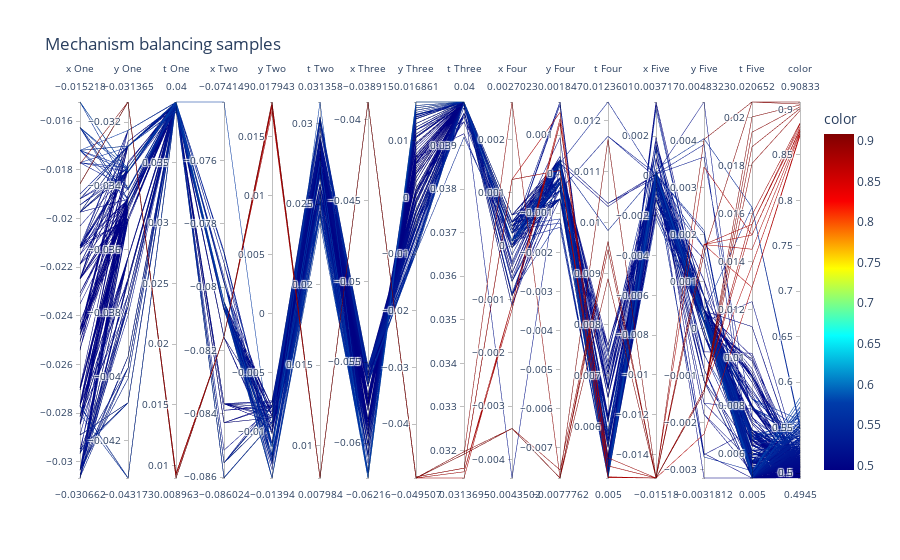
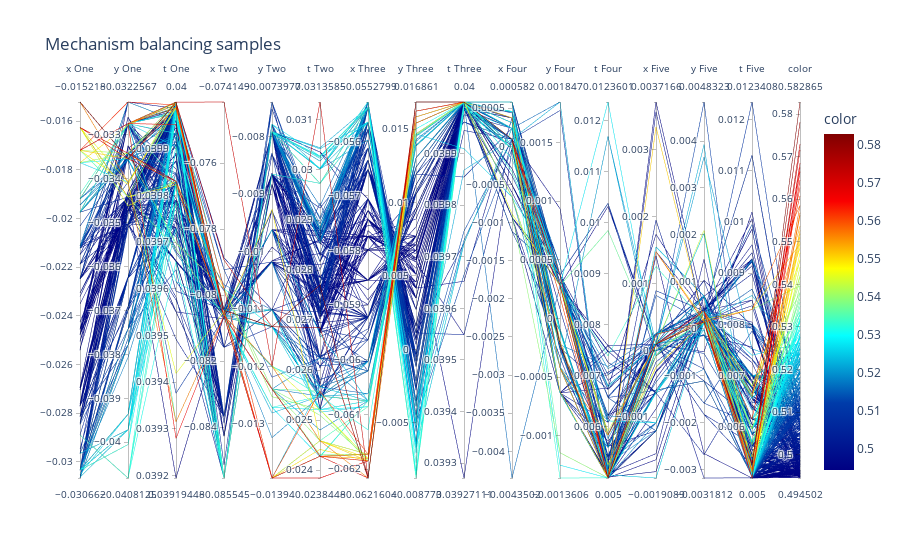

Write notebook code for charts like these, in order.
### Markdown cell above
#### All variables

- Figure 1.

    Decent solutions seem to follow a pattern of trying to find the equilibrium between thickness and position. So the weights might be optimal with a determined mass value.

- Figure 2.

    The very best solutions have in common a non-flexible, almost fixed set of values for weights 1, 3, 4 and 5. Where 4 and 5 have a set of different thicknesses because their positions are 0, so the mass is not existant, since there's no area.

### Code cell
fig = px.parallel_coordinates(samples, title = "Mechanism balancing samples",
                            color = fitness,
                            labels=["x One", "y One", "t One", "x Two", "y Two", "t Two", "x Three", "y Three", "t Three", "x Four", "y Four", "t Four", "x Five", "y Five", "t Five", "Fitness"],
                            color_continuous_scale=px.colors.sequential.Jet)
fig.show()
fig = px.parallel_coordinates(samples[optimal], title = "Mechanism balancing samples",
                            color = fitness[optimal],
                            labels=["x One", "y One", "t One", "x Two", "y Two", "t Two", "x Three", "y Three", "t Three", "x Four", "y Four", "t Four", "x Five", "y Five", "t Five", "Fitness"],
                            color_continuous_scale=px.colors.sequential.Jet)
fig.show()

### Figure 1 — Plotly figure (JSON) as saved in the notebook; plotly's stock layout.template omitted (floating-point values rounded to 4 significant figures; data arrays with more than 128 entries replaced by an {"elided": "..."} marker saying what was removed)
{"data": [{"dimensions": [{"label": "x One", "values": {"elided": "500 float values"}}, {"label": "y One", "values": {"elided": "500 float values"}}, {"label": "t One", "values": {"elided": "500 float values"}}, {"label": "x Two", "values": {"elided": "500 float values"}}, {"label": "y Two", "values": {"elided": "500 float values"}}, {"label": "t Two", "values": {"elided": "500 float values"}}, {"label": "x Three", "values": {"elided": "500 float values"}}, {"label": "y Three", "values": {"elided": "500 float values"}}, {"label": "t Three", "values": {"elided": "500 float values"}}, {"label": "x Four", "values": {"elided": "500 float values"}}, {"label": "y Four", "values": {"elided": "500 float values"}}, {"label": "t Four", "values": {"elided": "500 float values"}}, {"label": "x Five", "values": {"elided": "500 float values"}}, {"label": "y Five", "values": {"elided": "500 float values"}}, {"label": "t Five", "values": {"elided": "500 float values"}}, {"label": "color", "values": {"elided": "500 float values"}}], "domain": {"x": [0, 1], "y": [0, 1]}, "line": {"color": {"elided": "500 float values"}, "coloraxis": "coloraxis"}, "name": "", "type": "parcoords"}], "layout": {"coloraxis": {"colorbar": {"title": {"text": "color"}}, "colorscale": [[0, "rgb(0,0,131)"], [0.2, "rgb(0,60,170)"], [0.4, "rgb(5,255,255)"], [0.6, "rgb(255,255,0)"], [0.8, "rgb(250,0,0)"], [1, "rgb(128,0,0)"]]}, "legend": {"tracegroupgap": 0}, "title": {"text": "Mechanism balancing samples"}}}

### Figure 2 — Plotly figure (JSON) as saved in the notebook; plotly's stock layout.template omitted (floating-point values rounded to 4 significant figures; data arrays with more than 128 entries replaced by an {"elided": "..."} marker saying what was removed)
{"data": [{"dimensions": [{"label": "x One", "values": {"elided": "464 float values"}}, {"label": "y One", "values": {"elided": "464 float values"}}, {"label": "t One", "values": {"elided": "464 float values"}}, {"label": "x Two", "values": {"elided": "464 float values"}}, {"label": "y Two", "values": {"elided": "464 float values"}}, {"label": "t Two", "values": {"elided": "464 float values"}}, {"label": "x Three", "values": {"elided": "464 float values"}}, {"label": "y Three", "values": {"elided": "464 float values"}}, {"label": "t Three", "values": {"elided": "464 float values"}}, {"label": "x Four", "values": {"elided": "464 float values"}}, {"label": "y Four", "values": {"elided": "464 float values"}}, {"label": "t Four", "values": {"elided": "464 float values"}}, {"label": "x Five", "values": {"elided": "464 float values"}}, {"label": "y Five", "values": {"elided": "464 float values"}}, {"label": "t Five", "values": {"elided": "464 float values"}}, {"label": "color", "values": {"elided": "464 float values"}}], "domain": {"x": [0, 1], "y": [0, 1]}, "line": {"color": {"elided": "464 float values"}, "coloraxis": "coloraxis"}, "name": "", "type": "parcoords"}], "layout": {"coloraxis": {"colorbar": {"title": {"text": "color"}}, "colorscale": [[0, "rgb(0,0,131)"], [0.2, "rgb(0,60,170)"], [0.4, "rgb(5,255,255)"], [0.6, "rgb(255,255,0)"], [0.8, "rgb(250,0,0)"], [1, "rgb(128,0,0)"]]}, "legend": {"tracegroupgap": 0}, "title": {"text": "Mechanism balancing samples"}}}
